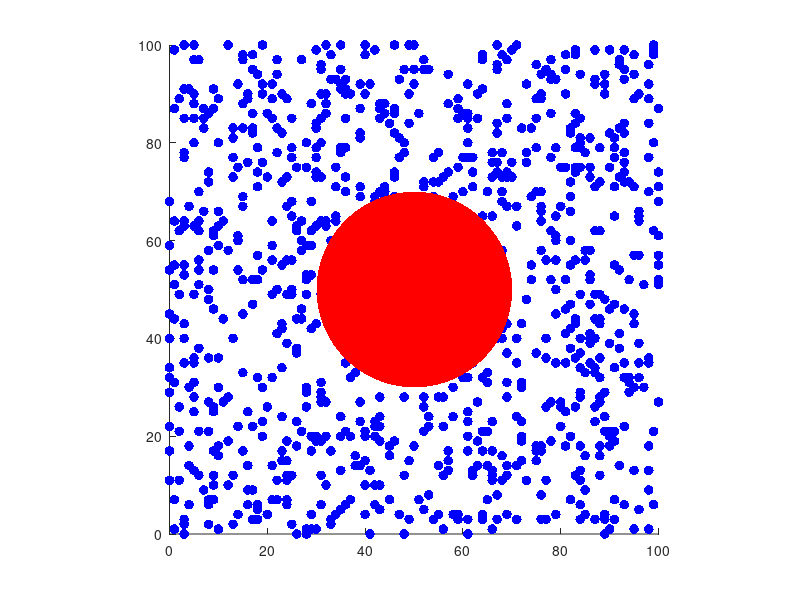

The MATLAB script that drew this image: (Note: this script raises an error after producing the figure.)
% simulate membrane dynamics
% initialize variables

num_lipids = 1000;
num_steps = 2000;
colors = repmat([0, 0, 1], num_lipids, 1);
focal_size = 20;

interaction_vectors = zeros(num_lipids,2);
speed = NaN(num_steps, 1);
avg_speed = NaN(num_steps,1);
interaction = NaN(num_steps,1);

% create matrix for particle of interest 
% store current and previous position

focal_pos = zeros(1,4);

% create matrix for lipids
% store current and previous position
pos_lipids = zeros(num_lipids,4);

% initialize positions of particle of interest and lipids

focal_pos(1,1:2) = [50 50];
focal_pos(1,3:4) = focal_pos(1,1:2) + randi([-100 100], 1,2)/1000;

for i = 1:num_lipids
    pos_lipids(i, 1:2) = randi([0 100], 1,2);
    pos_lipids(i, 3:4) = pos_lipids(i, 1:2);
end

% set up graphs

figure;
hold on;
lipid_scatter = scatter(pos_lipids(:,3), pos_lipids(:,4), 50, colors, 'filled');
focal_scatter = scatter(focal_pos(:,3), focal_pos(:,4), focal_size, 'red', 'filled');
theta = linspace(0, 2*pi, 100); 
circle_x = focal_size * cos(theta) + focal_pos(1,3);
circle_y = focal_size * sin(theta) + focal_pos(1,4);
circle_plot = fill(circle_x, circle_y, [1, 0, 0], 'EdgeColor', 'none');
xlim([0 100]);
ylim([0 100]);
axis equal
hold off;

figure
layout = tiledlayout(1,2);
nexttile
hold on;
xlabel('time')
ylabel('Average Speed (distance traveled per simulation time step)')
xlim([0 num_steps])
ylim([0 1])
speed_plot = plot(avg_speed,'b', 'LineWidth',2);
hold off;

nexttile
hold on;
xlabel('time')
ylabel('Number of interaction_vectors')
interaction_plot = plot(interaction);
hold on;
%avg_interaction_plot = plot(avg_interaction_vectors);
hold off;

% simulate movement

for i = 1:num_steps
    for j = 1:num_lipids
        pos_lipids(j, 1:2) = pos_lipids(j, 3:4); %store previous position
        pos_lipids(j, 3:4) = pos_lipids(j, 1:2) + randi([-100 100], 1,2)/300;
        pos_lipids(j,:) = max(min(pos_lipids(j,:), 100), 1);
    end
    % movement of focal particle
    % check for touching lipids
    num_interactions = 0;
    for k = 1:num_lipids
        distance = norm(pos_lipids(k,3:4) - focal_pos(1,3:4));
        lipid_direction = pos_lipids(k, 3:4) - pos_lipids(k,1:2);
        focal_direction = (focal_pos(1,3:4) - focal_pos(1,1:2));
        cos_theta = dot(lipid_direction, focal_direction)/(norm(lipid_direction)*norm(focal_direction));
        angle = acosd(cos_theta);
        %if angle < 90 % exclude lipids that are in radius of interaction but wouldn't realistically apply force
            if distance <= focal_size + 1 && distance >= focal_size - 1
                colors(k,:) = [0, 1, 0];


                interaction_vectors(k, 1:2) = pos_lipids(k,3:4) - pos_lipids(k,1:2);
                num_interactions = num_interactions + 1;
            else
                interaction_vectors(k,:) = [0 0];
                colors(k,:) = [0, 0, 1];
            end
        %end
    end
    %move focal particle based on lipid movement
    force = -sum(interaction_vectors);
    direction = (focal_pos(1,3:4) - focal_pos(1,1:2));
    direction = direction/norm(direction);
    for xy = 3:4
            if focal_pos(1,xy) <= 1 || focal_pos(1,xy) >= 100
                direction = -direction;
            end
    end
    focal_pos(1,1:2) = focal_pos(1,3:4);
    focal_pos(1,3:4) = focal_pos(1,1:2) + 0.2*force + 0.2* direction;
    speed(i,1) = norm(focal_pos(3:4) - focal_pos(1:2));
    avg_speed(i,1) = sum(speed(1:i,1))/i;
    interaction(i,1) = num_interactions;
    set(lipid_scatter, 'XData', pos_lipids(:,3), 'YData', pos_lipids(:,4), 'CData', colors)
    set(focal_scatter, 'XData', focal_pos(1,3), 'YData', focal_pos(1,4))
    circle_x = focal_size * cos(theta) + focal_pos(1,3);
    circle_y = focal_size * sin(theta) + focal_pos(1,4);
    set(circle_plot, 'XData', circle_x, 'YData', circle_y);
    set(interaction_plot, 'YData', interaction)
    set(speed_plot, 'YData', avg_speed)
    pause(0.01)
    drawnow;
end









        
